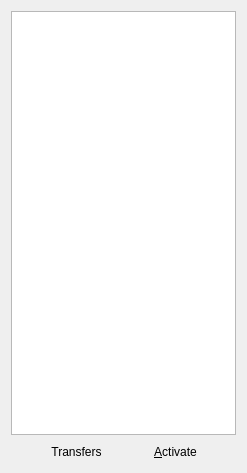
<?xml version="1.0" encoding="UTF-8"?>
<ui version="4.0">
 <class>PeersDialog</class>
 <widget class="QDialog" name="PeersDialog">
  <property name="windowModality">
   <enum>Qt::NonModal</enum>
  </property>
  <property name="geometry">
   <rect>
    <x>0</x>
    <y>0</y>
    <width>247</width>
    <height>473</height>
   </rect>
  </property>
  <property name="windowTitle">
   <string>Dialog</string>
  </property>
  <property name="layoutDirection">
   <enum>Qt::RightToLeft</enum>
  </property>
  <layout class="QVBoxLayout" name="verticalLayout">
   <item>
    <widget class="QListView" name="peersListView"/>
   </item>
   <item>
    <layout class="QHBoxLayout" name="horizontalLayout">
     <item>
      <widget class="QToolButton" name="activateButton">
       <property name="text">
        <string>&amp;Activate</string>
       </property>
       <property name="autoRaise">
        <bool>true</bool>
       </property>
      </widget>
     </item>
     <item>
      <widget class="QToolButton" name="transferButton">
       <property name="text">
        <string>Transfers</string>
       </property>
       <property name="autoRaise">
        <bool>true</bool>
       </property>
      </widget>
     </item>
    </layout>
   </item>
  </layout>
 </widget>
 <resources/>
 <connections/>
</ui>
